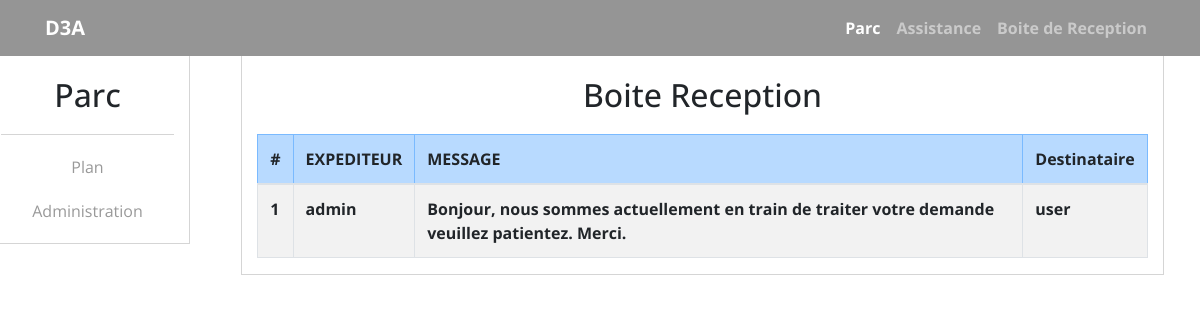
Page /php/BoiteReception.php on the committed database.
### tables this page shows
CREATE TABLE IF NOT EXISTS `d3a_ticketresponse` (
  `id` int(11) NOT NULL AUTO_INCREMENT,
  `message` varchar(255) NOT NULL,
  `destinataire` varchar(255) NOT NULL,
  `expediteur` varchar(255) NOT NULL,
  PRIMARY KEY (`id`)
);

### php/BoiteReception.php (the view, shortened to what this page needs)
<?php
require('requires_/BDDconnect.php');
?>
<!DOCTYPE html>
<html lang="fr" dir="ltr">
  <head>
    <link href="../Style/bootstrap/css/bootstrap.min.css" rel="stylesheet">
    <link rel="stylesheet" href="../Style/css/Application_Web.css">
  </head>
  <body>
    <nav class="navbar navbar-expand-lg navbar-dark">
      <div class="container">
        <a class="navbar-brand" href="#">D3A</a>
        <div class="collapse navbar-collapse" id="navbarResponsive">
          <ul class="navbar-nav ml-auto">
            <li class="nav-item active">
              <a class="nav-link" href="Application_Web.php">Parc
              <span class="sr-only">(current)</span></a>
            </li>
            <li class="nav-item">
              <a class="nav-link" href="Assistance.php">Assistance</a>
            </li>
            <li class="nav-item">
              <a class="nav-link" href="BoiteReception.php">Boite de Reception</a>
            </li>
          </ul>
        </div>
      </div>
    </nav>
      <div class="row">
        <div class="col-lg-2 col-md-2 col-sm-3 text-center" id="menu">
          <h2>Parc</h2>
          <div class="sous-menu">
            <ul class="list-group">
              <li class="item">Plan</li>
              <li class="item">Administration</li>
            </ul>
          </div>
        </div>
        <div class="col-lg-9 col-md-9 col-sm-9 mx-auto" id="C-Salle">
            <h2 class="text-center">Boite Reception</h2>
          <div class="row">
            <form class="col form" action="" method="post">
              <?php
          $reqperso = "SELECT * FROM d3a_ticketresponse";
          $reponse = $bdd->query($reqperso);
         echo "<table class='table table-striped table-bordered table-hover'>";
         echo "<thead><tr class='table-primary'><th scope='col'>#</th><th scope='col'>EXPEDITEUR</th><th scope='col'>MESSAGE</th><th scope='col'>Destinataire</th></tr></thead>";
         while ($donnees = $reponse->fetch())
         {
            echo "<tr><td>".$donnees['id']."</td><td>".$donnees['expediteur']."</td><td>".$donnees['message']."</td><td>".$donnees['destinataire']."</td></tr>";
         }
          echo "</table>";
            ?>
                </div>
          </div>
        </div>
  </body>
</html>

### Style/css/Application_Web.css (style rules this page uses)
body { scroll-behavior: smooth; font-family: "Open Sans", sans-serif; font-weight: bold; }
nav { background: #959595; }
#menu { height: 100%; padding-top: 20px; border: 1px solid #D5D5D5; border-top: none; }
.list-group { font-weight: normal; color: #999999; border-top: 1px solid #D5D5D5; margin-top: 20px; padding-top:20px; }
.item { margin-bottom: 20px; }
#C-Salle { border: 1px solid #D5D5D5; border-top: none; }
#C-Salle h2 { margin-top: 20px; margin-bottom: 20px; }

### rows in the picture
d3a_ticketresponse: id "1", expediteur "admin", message "Bonjour, nous sommes actuellement en train de traiter votre demande veuillez patientez. Merci.", destinataire "user"
